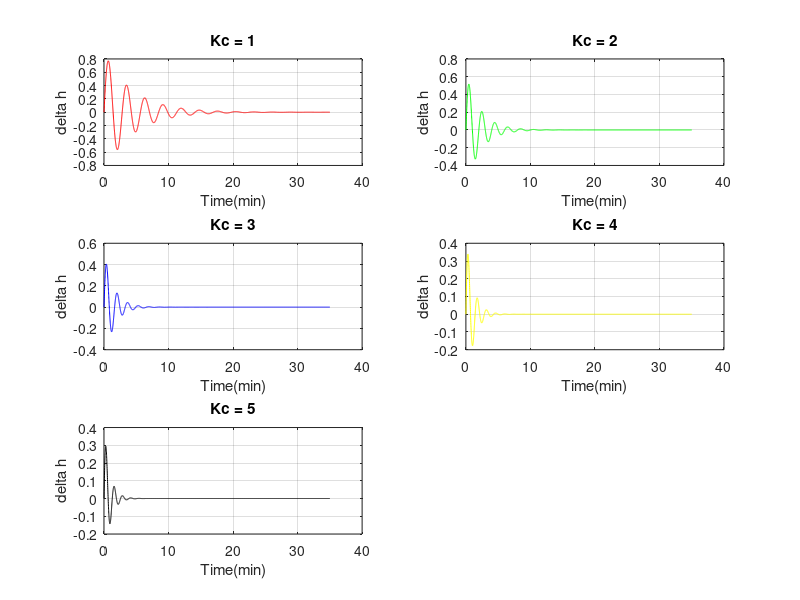

Reproduce this figure in MATLAB.
clear all;
clc;

A = 2; % cross-sectional area (m2)
taf1 = 0.1; % ?1 (min)
h = 0.01; %gap between grid points
t_final = 35; % final time
N = t_final/h; % Number of grid points

Kc1 = 1; % (m2/min), proportional gain
% initial condtions:
t1(1) = 0; % time
v1(1) = 2; % velocity 
x1(1) = 0; % delta h

for i = 1:N % number of iterations 
    t1(i+1) = t1(i)+h; % time at an interval
    x1(i+1) = x1(i)+h*(v1(i)); % delta h at an interval
    v1(i+1) = v1(i)+h*((-Kc1*v1(i)/A)-(Kc1/(taf1*A))*x1(i)); % 
end

Kc2 = 2; 
t2(1) = 0;
v2(1) = 2;
x2(1) = 0;

for i = 1:N
    t2(i+1) = t2(i)+h;
    x2(i+1) = x2(i)+h*(v2(i));
    v2(i+1) = v2(i)+h*((-Kc2*v2(i)/A)-(Kc2/(taf1*A))*x2(i));
end

Kc3 = 3;
t3(1) = 0;
v3(1) = 2;
x3(1) = 0;

for i = 1:N
    t3(i+1) = t3(i)+h;
    x3(i+1) = x3(i)+h*(v3(i));
    v3(i+1) = v3(i)+h*((-Kc3*v3(i)/A)-(Kc3/(taf1*A))*x3(i));
end

Kc4 = 4;
t4(1) = 0;
v4(1) = 2;
x4(1) = 0;

for i = 1:N
    t4(i+1) = t4(i)+h;
    x4(i+1) = x4(i)+h*(v4(i));
    v4(i+1) = v4(i)+h*((-Kc4*v4(i)/A)-(Kc4/(taf1*A))*x4(i));
end

Kc5 = 5;
t5(1) = 0;
v5(1) = 2;
x5(1) = 0;

for i = 1:N
    t5(i+1) = t5(i)+h;
    x5(i+1) = x5(i)+h*(v5(i));
    v5(i+1) = v5(i)+h*((-Kc5*v5(i)/A)-(Kc5/(taf1*A))*x5(i));
end


subplot(3,2,1)
plot(t1,x1,'r')
title('Kc = 1')
xlabel('Time(min)')
ylabel('delta h')
grid on
subplot(3,2,2)
plot( t2 ,x2, 'g')
title('Kc = 2')
xlabel('Time(min)')
ylabel('delta h')
grid on
subplot(3,2,3)
plot( t3, x3,'b')
title('Kc = 3')
xlabel('Time(min)')
ylabel('delta h')
grid on
subplot(3,2,4)
plot(t4, x4,'y')
title('Kc = 4')
xlabel('Time(min)')
ylabel('delta h')
grid on
subplot(3,2,5)
plot(t5, x5,'k')
title('Kc = 5')
xlabel('Time(min)')
ylabel('delta h')
grid on